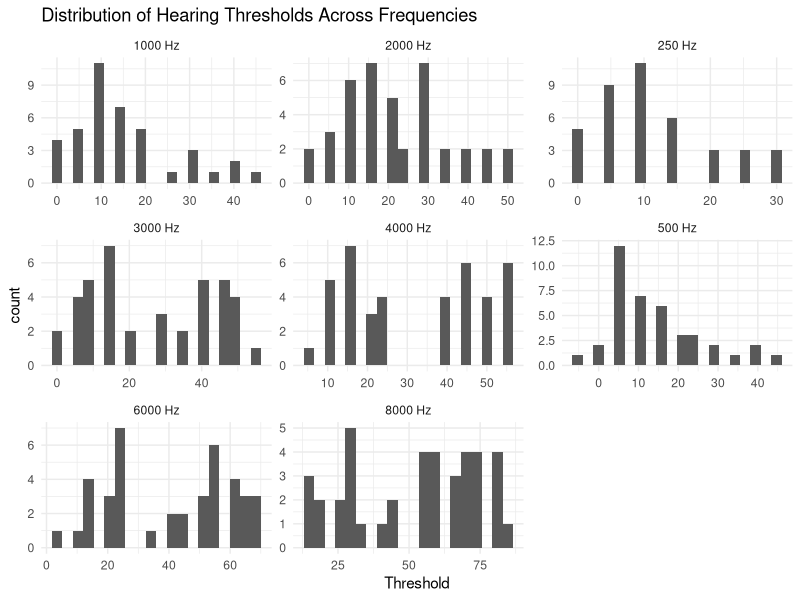
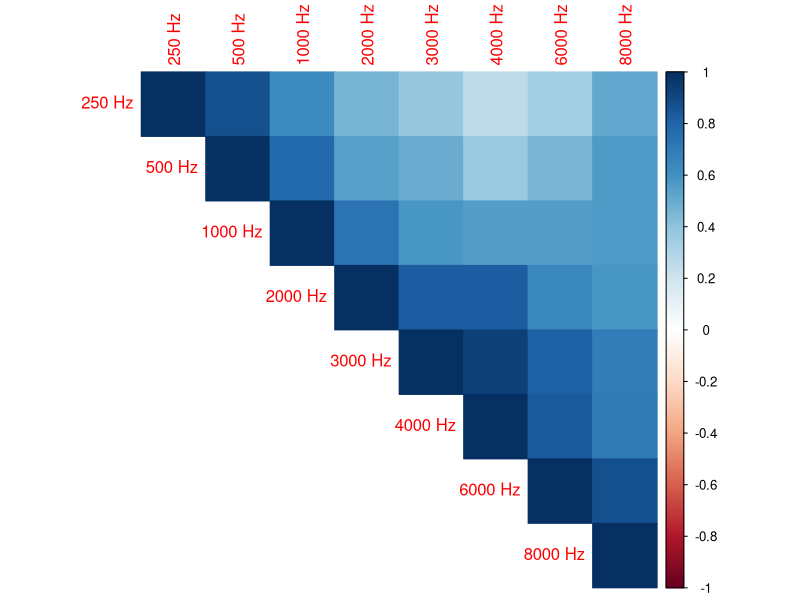
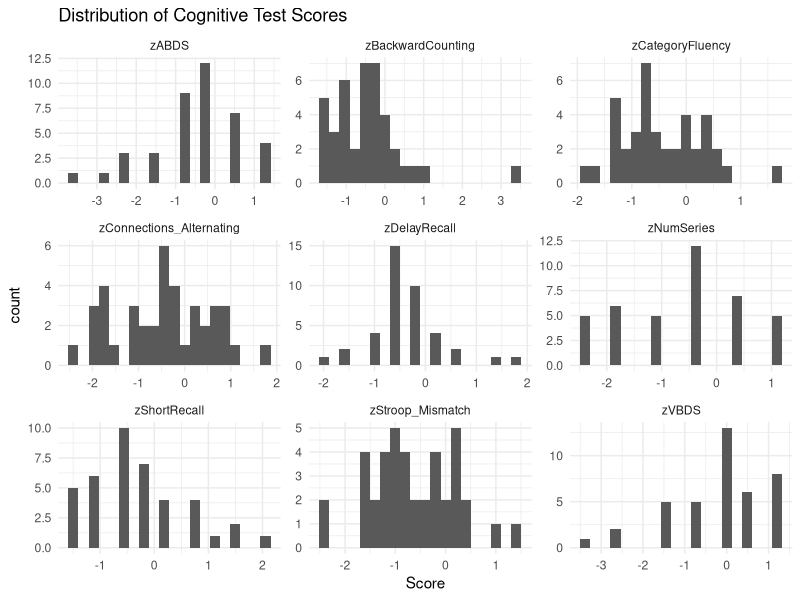
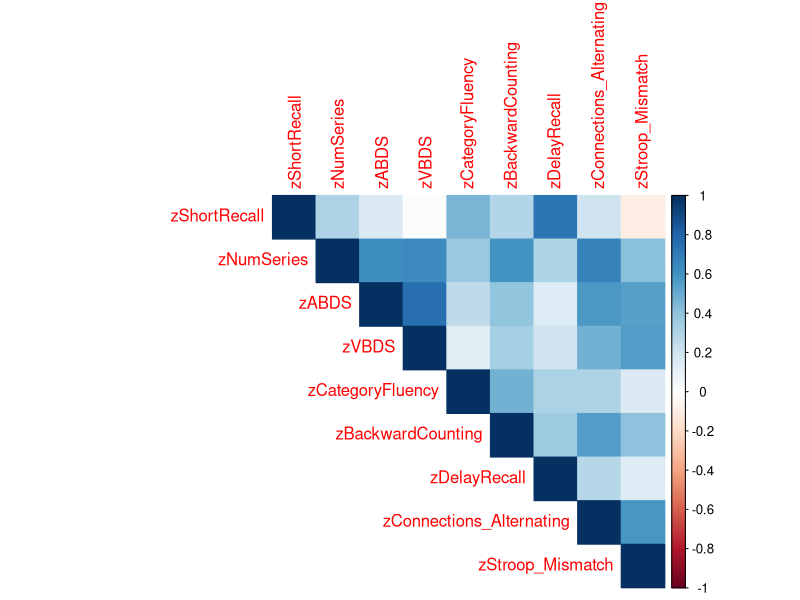
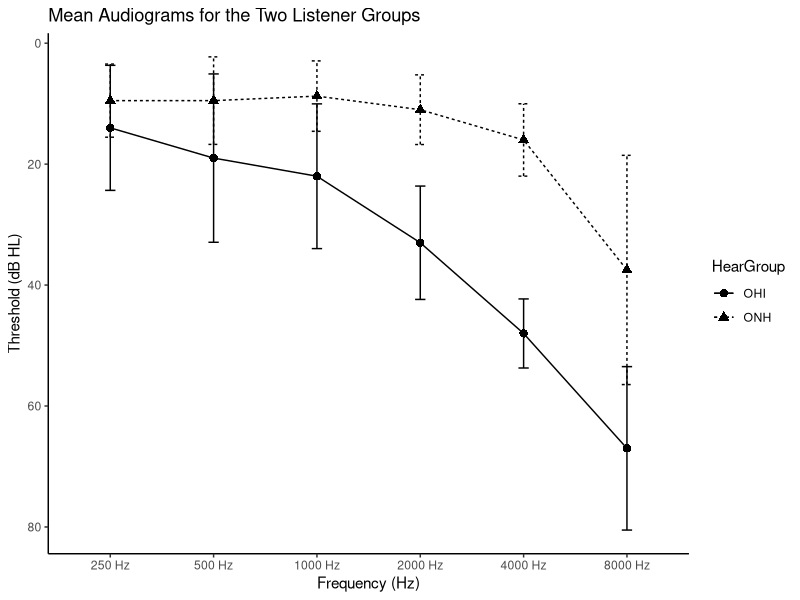
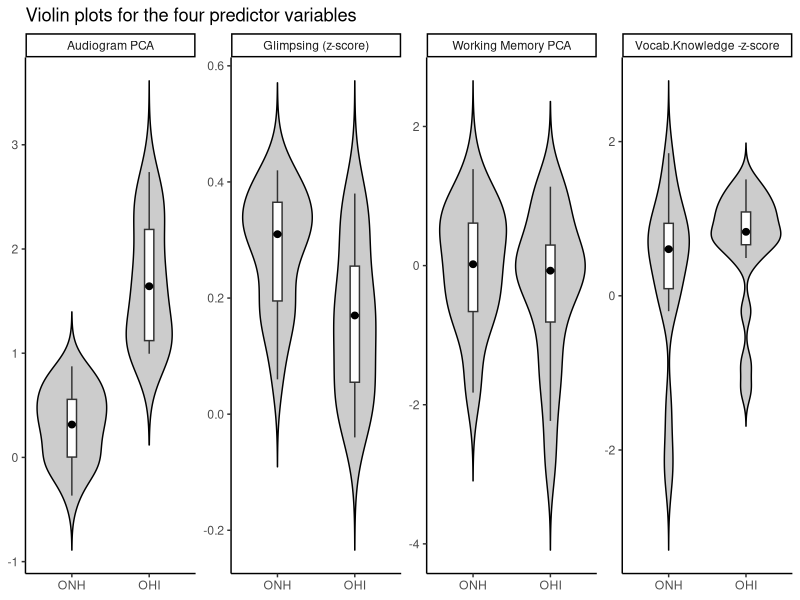
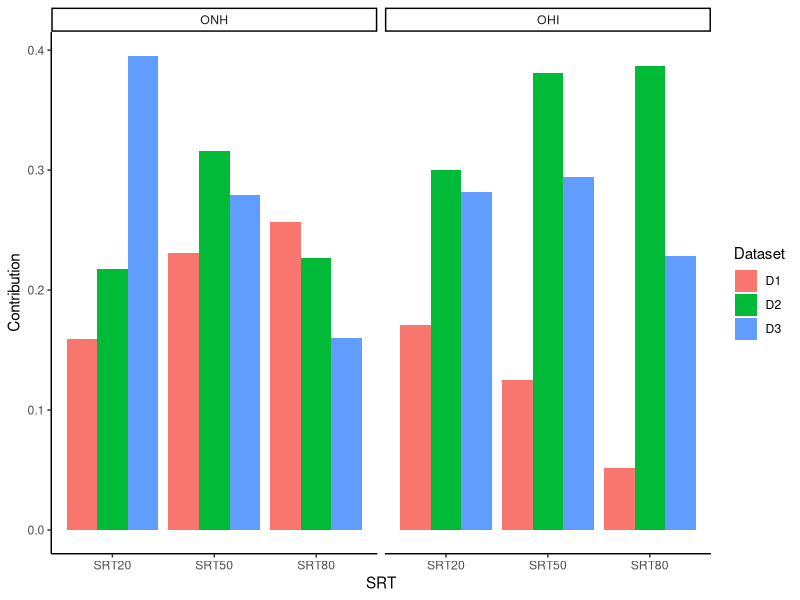
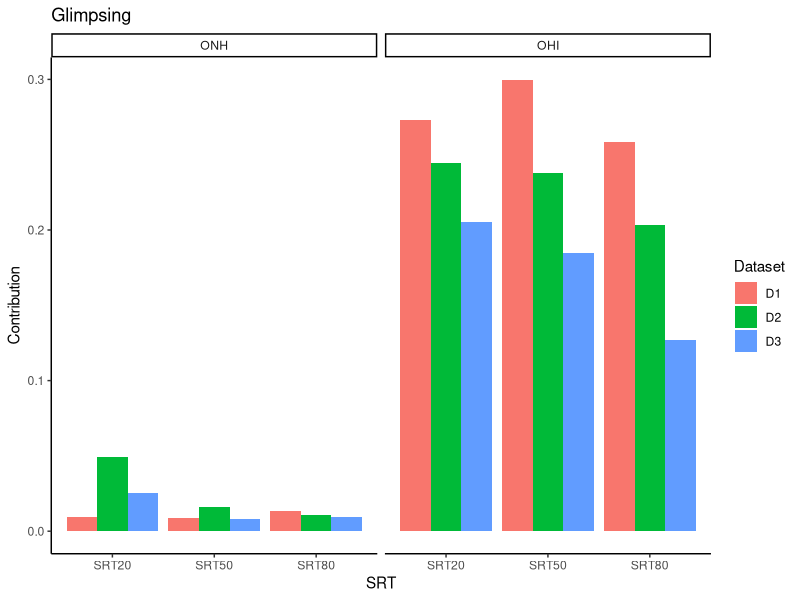

Reproduce these figures in R, in order.
## ---- chunk 1
knitr::opts_chunk$set(fig.path = "images/Chunk_images")
## ---- chunk 2
# Installed the packages "corrplot" and "combinat" and loading the necessary libraries, I have removed installing code lines after installing

## ---- chunk 3

library(readxl)
library(tidyverse)
library(corrplot)
library(combinat)
## ---- chunk 4
auditory_variables <- read_excel("data/journal.pone.0331487.s002.xlsx",sheet = "AuditoryVariables",skip = 1) # Skipping the header above data columns because the auditory dataset contained multi-level headers

cognitive_variables <- read_excel("data/journal.pone.0331487.s002.xlsx",
                        sheet = "CognitiveVariables (z-scores)")
## ---- chunk 5
head(auditory_variables)
glimpse(auditory_variables)
## ---- chunk 6
head(cognitive_variables)
glimpse(cognitive_variables)
## ---- chunk 7
auditory_variables_long <- auditory_variables%>%
  pivot_longer(cols = `250 Hz`:`8000 Hz`,
               names_to = "Frequency",
               values_to = "Threshold")

ggplot(auditory_variables_long, aes(x = Threshold)) +
  geom_histogram(bins = 20) +
  facet_wrap(~Frequency, scales = "free") +
  theme_minimal() +
  labs(title = "Distribution of Hearing Thresholds Across Frequencies")
## ---- chunk 8
auditory_variables_1 <- auditory_variables %>%
  select(`250 Hz`:`8000 Hz`)

auditory_correlations <- cor(auditory_variables_1)

library(corrplot)
corrplot(auditory_correlations, method = "color", type = "upper")
## ---- chunk 9
cognitive_variables_long <- cognitive_variables %>%
  pivot_longer(cols = zShortRecall:zStroop_Mismatch,
               names_to = "Test",
               values_to = "Score")

ggplot(cognitive_variables_long, aes(x = Score)) +
  geom_histogram(bins = 20) +
  facet_wrap(~Test, scales = "free") +
  theme_minimal() +
  labs(title = "Distribution of Cognitive Test Scores")
## ---- chunk 10
cognitive_variables_1 <- cognitive_variables %>%
  select(zShortRecall:zStroop_Mismatch)

cognitive_correlation <- cor(cognitive_variables_1)

# drawing the correlation matrix

corrplot(cognitive_correlation, method = "color", type = "upper")
## ---- chunk 11
df <- read_excel(
  "data/journal.pone.0331487.s002.xlsx",
  sheet = "Predictors&Outcomes", ,skip = 1
)
df$HearGroup <- as.factor(df$HearGroup)

## ---- chunk 12
df %>%
  group_by(HearGroup) %>%
  summarise(
    n = n(),
    Age_mean = mean(Age),
    Age_sd = sd(Age),
    Age_min = min(Age),
    Age_max = max(Age)
  )
## ---- chunk 13
table(df$HearGroup, df$Sex)
## ---- chunk 14

auditory_variables_long <- auditory_variables %>%
  select(HearGroup, `250 Hz`, `500 Hz`, `1000 Hz`, `2000 Hz`, `4000 Hz`, `8000 Hz`) %>%
  pivot_longer(
    cols = `250 Hz`:`8000 Hz`,
    names_to = "Frequency",
    values_to = "Threshold"
  ) %>%
  mutate(
    Frequency = factor(
      Frequency,
      levels = c("250 Hz", "500 Hz", "1000 Hz", "2000 Hz", "4000 Hz", "8000 Hz")
    )
  )

auditory_variables_summary <- auditory_variables_long %>%
  group_by(HearGroup, Frequency) %>%
  summarise(
    mean_threshold = mean(Threshold, na.rm = TRUE),
    sd_threshold = sd(Threshold, na.rm = TRUE),
    .groups = "drop"
  )

auditory_variables_summary
## ---- chunk 15
ggplot(auditory_variables_summary, aes(x = Frequency, y = mean_threshold,
                        group = HearGroup, shape = HearGroup, linetype = HearGroup)) +
  geom_line(color = "black") +
  geom_point(color = "black", size = 2.5) +
  geom_errorbar(
    aes(ymin = mean_threshold - sd_threshold, ymax = mean_threshold + sd_threshold),
    width = 0.1,
    color = "black"
  ) +
  scale_y_reverse() +
  labs(
    title = "Mean Audiograms for the Two Listener Groups",
    x = "Frequency (Hz)",
    y = "Threshold (dB HL)"
  ) +
  theme_classic()
## ---- chunk 16

df$HearGroup <- factor(df$HearGroup, levels = c("ONH", "OHI"))

plot_df <- df %>%
  select(HearGroup, Audiogram_PCA, Glimpsing, WorkingMemory_PCA, Vocabulary) %>%
  pivot_longer(
    cols = c(Audiogram_PCA, Glimpsing, WorkingMemory_PCA, Vocabulary),
    names_to = "Variable",
    values_to = "Value"
  ) %>%
  mutate(
    Variable = factor(
      Variable,
      levels = c("Audiogram_PCA", "Glimpsing", "WorkingMemory_PCA", "Vocabulary"),
      labels = c("Audiogram PCA", "Glimpsing (z-score)", "Working Memory PCA", "Vocab.Knowledge -z-score")
    )
  )

ggplot(plot_df, aes(x = HearGroup, y = Value)) +
  geom_violin(trim = FALSE, fill = "grey80", color = "black") +
  geom_boxplot(width = 0.12, fill = "white", outlier.shape = NA) +
  stat_summary(fun = median, geom = "point", size = 2) +
  facet_wrap(~Variable, scales = "free_y", nrow = 1) +
  labs(
    x = NULL,
    y = NULL,
    title = "Violin plots for the four predictor variables"
  ) +
  theme_classic()
## ---- chunk 17

# writing a fucntion to compute the dominance

compute_dominance <- function(data, outcome) {
  
  predictors <- c("Audiogram_PCA", "Glimpsing", 
                  "WorkingMemory_PCA", "Vocabulary")
  # Above are the four predictir variables we are considering
  
  all_subsets <- unlist(
    lapply(1:length(predictors), function(x) {
      combn(predictors, x, simplify = FALSE)
    }),
    recursive = FALSE
  )
  
  # The above step actually is for creating all the combinations of predictor variable subsets.     because the dominance value calculation they did was based on all possible regression      submodels.
  
  results <- data.frame()
  
  # Compute R² for all subsets (every combination) I defined above, and i can store in results data frame.
  
  for (subset in all_subsets) {
    
    formula <- as.formula(
      paste(outcome, "~", paste(subset, collapse = " + "))
    )
    
    model <- lm(formula, data = data) # here is we use the multiple regression models
    
    results <- rbind(results, data.frame(
      Predictors = paste(subset, collapse = ","),
      R2 = summary(model)$r.squared
    ))
  }
  
  # Creating an empty table to store dominance values For each predictor, I will calculate its    average contribution to R² across all possible subsets
  
  dominance <- data.frame(Predictor = predictors, Contribution = 0)
  
  for (pred in predictors) { # I am trying to store calculated contribution values now
    
    contrib_values <- c()
    
    for (subset in all_subsets) {
      
      if (!(pred %in% subset)) next
      
      subset_without <- setdiff(subset, pred) # I remember using this for the wordplay game assignment. I use it here to consider different subsets. 
      
      formula_with <- as.formula(
        paste(outcome, "~", paste(subset, collapse = " + "))
      )
      
      model_with <- lm(formula_with, data = data)
      r2_with <- summary(model_with)$r.squared
      
      if (length(subset_without) == 0) {
        r2_without <- 0
      } else {
        formula_without <- as.formula(
          paste(outcome, "~", paste(subset_without, collapse = " + "))
        )
        model_without <- lm(formula_without, data = data)
        r2_without <- summary(model_without)$r.squared 
      }
      # extracting r2 from each model summary above for predictor subsets with and both without that predictor in the subset
      
      contrib_values <- c(contrib_values, r2_with - r2_without)
    }
    
    dominance$Contribution[dominance$Predictor == pred] <- mean(contrib_values)
  }
  
  return(dominance)
}
## ---- chunk 18
df_ONH <- df %>% filter(HearGroup == "ONH")

dominance_test <- compute_dominance(df_ONH, "D1_SRT50_ESTOI")

dominance_test
## ---- chunk 19
outcomes <- c(
  "D1_SRT20_ESTOI", "D1_SRT50_ESTOI", "D1_SRT80_ESTOI",
  "D2_SRT20_ESTOI", "D2_SRT50_ESTOI", "D2_SRT80_ESTOI",
  "D3_SRT20_ESTOI", "D3_SRT50_ESTOI", "D3_SRT80_ESTOI"
)

run_all <- function(data, group_name) {
  
  results <- data.frame()
  
  for (out in outcomes) {
    
    dom <- compute_dominance(data, out)
    
    dom$Outcome <- out
    dom$Group <- group_name
    
    results <- rbind(results, dom)
  }
  
  return(results)
}

dom_ONH <- run_all(df %>% filter(HearGroup == "ONH"), "ONH")
dom_OHI <- run_all(df %>% filter(HearGroup == "OHI"), "OHI")

dominance_all <- rbind(dom_OHI, dom_ONH)
dominance_all
## ---- chunk 20
summary_dominance_analysis <- dominance_all %>%
  group_by(Group, Predictor) %>%
  summarise(
    Mean_Contribution = mean(Contribution),
    SD = sd(Contribution)
  )

summary_dominance_analysis
## ---- chunk 21
summary_dominance_analysis_table<- summary_dominance_analysis %>%
  group_by(Group) %>%
  arrange(Group, desc(Mean_Contribution))

summary_dominance_analysis_table
## ---- chunk 22
dominance_all <- dominance_all %>%
  mutate(
    Dataset = substr(Outcome, 1, 2),
    SRT = case_when(
      grepl("20", Outcome) ~ "SRT20",
      grepl("50", Outcome) ~ "SRT50",
      grepl("80", Outcome) ~ "SRT80"
    )
  )
## ---- chunk 23
aud_plot <- dominance_all %>%
  filter(Predictor == "Audiogram_PCA")

aud_plot$Group <- factor(aud_plot$Group, levels = c("ONH", "OHI"))

ggplot(aud_plot, aes(x = SRT, y = Contribution, fill = Dataset)) +
  geom_col(position = "dodge") +
  facet_wrap(~Group) +
  theme_classic()
## ---- chunk 24

glmp_plot <- dominance_all %>%
  filter(Predictor == "Glimpsing")

glmp_plot$Group <- factor(glmp_plot$Group, levels = c("ONH", "OHI"))

ggplot(glmp_plot, aes(x = SRT, y = Contribution, fill = Dataset)) +
  geom_col(position = "dodge") +
  facet_wrap(~Group) +
  theme_classic() +
  labs(title = "Glimpsing")

wm_plot <- dominance_all %>%
  filter(Predictor == "WorkingMemory_PCA")

wm_plot$Group <- factor(wm_plot$Group, levels = c("ONH", "OHI"))

ggplot(wm_plot, aes(x = SRT, y = Contribution, fill = Dataset)) +
  geom_col(position = "dodge") +
  facet_wrap(~Group) +
  theme_classic() +
  labs(title = "Working Memory")

voc_plot <- dominance_all %>%
  filter(Predictor == "Vocabulary")

voc_plot$Group <- factor(voc_plot$Group, levels = c("ONH", "OHI"))

ggplot(voc_plot, aes(x = SRT, y = Contribution, fill = Dataset)) +
  geom_col(position = "dodge") +
  facet_wrap(~Group) +
  theme_classic() +
  labs(title = "Vocabulary Knowledge")
## ---- chunk 25
df$HearGroup <- factor(df$HearGroup, levels = c("ONH", "OHI"))

# predictor variables used in the paper
predictor_vars <- c(
  "Audiogram_PCA",
  "SpeechModulation_PCA",
  "WorkingMemory_PCA",
  "EpisodicMemory_PCA",
  "Interference_PCA",
  "Vocabulary",
  "LinguisticClosure",
  "Glimpsing"
)

# all experimental speech outcome variables
outcome_vars <- c(
  "D1_SRT20_ESTOI", "D1_SRT50_ESTOI", "D1_SRT80_ESTOI",
  "D2_SRT20_ESTOI", "D2_SRT50_ESTOI", "D2_SRT80_ESTOI",
  "D3_SRT20_ESTOI", "D3_SRT50_ESTOI", "D3_SRT80_ESTOI",
  "Overall_PCA (Experimental)"
)
## ---- chunk 26
get_cor_table <- function(data, predictors, outcomes, group_name) {
  
  results <- data.frame()
  
  for (pred in predictors) {
    for (out in outcomes) {
      
      r_value <- cor(data[[pred]], data[[out]], use = "complete.obs")
      
      results <- rbind(
        results,
        data.frame(
          Group = group_name,
          Predictor = pred,
          Outcome = out,
          Correlation = r_value
        )
      )
    }
  }
  
  return(results)
}

## ---- chunk 27
cor_onh <- get_cor_table(
  data = df %>% filter(HearGroup == "ONH"),
  predictors = predictor_vars,
  outcomes = outcome_vars,
  group_name = "ONH"
)

cor_ohi <- get_cor_table(
  data = df %>% filter(HearGroup == "OHI"),
  predictors = predictor_vars,
  outcomes = outcome_vars,
  group_name = "OHI"
)

correlation_of_all <- bind_rows(cor_onh, cor_ohi)

head(correlation_of_all)
## ---- chunk 28
correlation_table_wide <- correlation_of_all %>%
  pivot_wider(
    names_from = Outcome,
    values_from = Correlation
  )

correlation_table_wide
